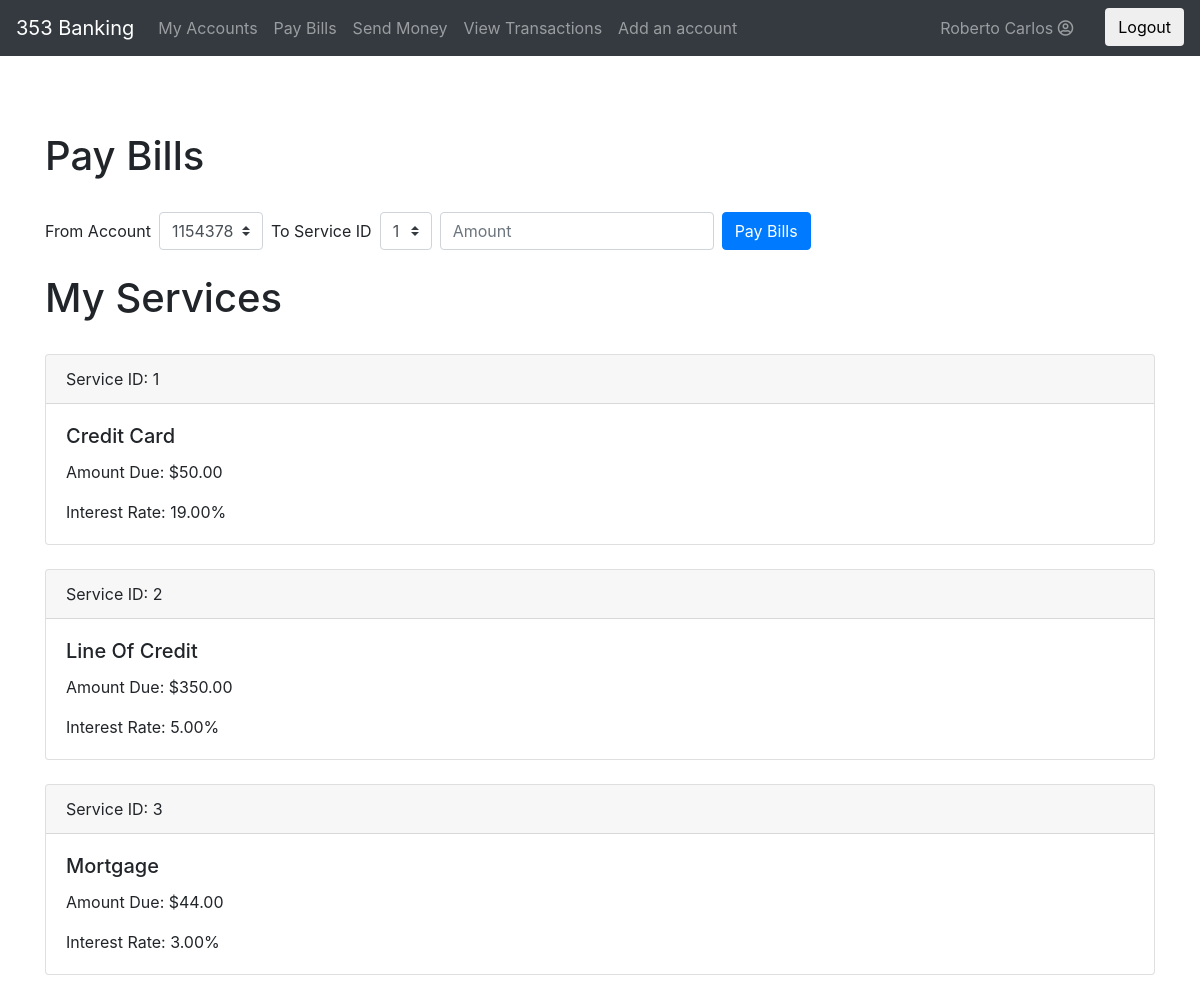
The page /index.php?page=bills (signed in) on the database its author committed.
### tables this page shows
CREATE TABLE `client_service` (
  `client_id` int(11) NOT NULL,
  `service_id` int(11) NOT NULL,
  `amount_due` decimal(11,2) DEFAULT NULL,
  PRIMARY KEY (`client_id`,`service_id`),
  FOREIGN KEY (`client_id`) REFERENCES client (`client_id`),
  FOREIGN KEY (`service_id`) REFERENCES service (`service_id`)
);

CREATE TABLE `service` (
  `service_id` int(11) NOT NULL AUTO_INCREMENT,
  `service_name` varchar(255) DEFAULT NULL,
  `manager_id` int(11) DEFAULT NULL,
  `service_interest` decimal(5,2) DEFAULT NULL,
  `charge_plan_id` int(11) DEFAULT NULL,
  `service_type` varchar(255) DEFAULT NULL,
  PRIMARY KEY (`service_id`),
  FOREIGN KEY (`charge_plan_id`) REFERENCES `charge_plan` (`charge_id`),
  FOREIGN KEY (`manager_id`) REFERENCES `employee` (`employee_id`)
);

### classes/account/accountDAO.php (called while the page is built, shortened)
<?php
require_once 'account.php';
class AccountDAO {
	private $connectString;
	private $user;
	private $password;
	function __construct() {
		$this->connectString = "mysql:host=localhost;dbname=gec353_2;charset=utf8mb4";
		$this->user = "root";
		$this->password = "";
	}
	public function getAccountsByClient($id) {
		try {
			$pdo = new PDO($this->connectString, $this->user, $this->password);
			$pdo->setAttribute(PDO::ATTR_ERRMODE, PDO::ERRMODE_EXCEPTION);
			$stmt = $pdo->prepare("SELECT *
					FROM account
					JOIN client_account ON client_account.account_number = account.account_number
					JOIN client ON client_account.client_id = client.client_id
					WHERE client.client_id=:id");
			$stmt->bindValue(':id', $id);
			$stmt->execute();
			$stmt->setFetchMode(PDO::FETCH_CLASS | PDO::FETCH_PROPS_LATE, 'Account');
			while ($account = $stmt->fetch()) {
				$responseRow["number"] = $account->getNumber();
				$responseRow["type"] = $account->getType();
				$responseRow["balance"] = $account->getBalance();
				$responseRow["chargeId"] = $account->getChargeId();
				$responseRow["interest"] = $account->getInterest();
				$responseRow["category"] = $account->getCategory();
				$response[] = $responseRow;
			}
			return $response;
		} catch (PDOException $e) {
			echo ($e->getMessage());
		} finally {
			unset($pdo);
		}
	}
}

### classes/account/account.php (called while the page is built, shortened)
<?php
	class Account {
		private $account_number;
		private $account_type;
		private $balance;
		private $charge_plan_id;
		private $account_interest;
		private $account_category;
		public function getNumber(){
			return $this->account_number;
		}
		public function setNumber($account_number){
			$this->account_number = $account_number;
		}
		public function getType(){
			return $this->account_type;
		}
		public function setType($account_type){
			$this->account_type = $account_type;
		}
		public function getBalance(){
			return $this->balance;
		}
		public function setBalance($balance){
			$this->balance = $balance;
		}
		public function getChargeId(){
			return $this->charge_plan_id;
		}
		public function setChargeId($charge_plan_id){
			$this->charge_plan_id = $charge_plan_id;
		}
		public function getInterest(){
			return $this->account_interest;
		}
		public function setInterest($account_interest){
			$this->account_interest = $account_interest;
		}
		public function getCategory(){
			return $this->account_category;
		}
		public function setCategory($account_category){
			$this->account_category = $account_category;
		}
	}

### classes/service/serviceDAO.php (called while the page is built, shortened)
<?php
require_once 'service.php';
class ServiceDAO {
	private $connectString;
	private $user;
	private $password;
	function __construct() {
		$this->connectString = "mysql:host=localhost;dbname=gec353_2;charset=utf8mb4";
		$this->user = "root";
		$this->password = "";
	}
	public function getServicesByClient($id) {
		try {
			$pdo = new PDO($this->connectString, $this->user, $this->password);
			$pdo->setAttribute(PDO::ATTR_ERRMODE, PDO::ERRMODE_EXCEPTION);
			$stmt = $pdo->prepare("SELECT *
					FROM service
					JOIN client_service ON service.service_id = client_service.service_id
					JOIN client ON client_service.client_id = client.client_id
					WHERE client.client_id=:id");
			$stmt->bindValue(':id', $id);
			$stmt->execute();
			$stmt->setFetchMode(PDO::FETCH_CLASS | PDO::FETCH_PROPS_LATE, 'Service');
			$response = [];
			while ($service = $stmt->fetch()) {
				$responseRow["id"] = $service->getId();
				$responseRow["name"] = $service->getName();
				$responseRow["interestRate"] = $service->getInterestRate();
				$responseRow["managerId"] = $service->getManagerId();
				$responseRow["chargeId"] = $service->getChargeId();
				$responseRow["amount_due"] = $service->getAmountDue();
				$response[] = $responseRow;
			}
			return $response;
		} catch (PDOException $e) {
			echo ($e->getMessage());
		} finally {
			unset($pdo);
		}
	}
}

### classes/service/service.php (called while the page is built, shortened)
<?php
class Service {
	private $service_id;
	private $service_name;
	private $service_interest;
	private $manager_id;
	private $charge_plan_id;
	private $amount_due;
	public function getId() {
		return $this->service_id;
	}
	public function setId($service_id) {
		$this->service_id = $service_id;
	}
	public function getName() {
		return $this->service_name;
	}
	public function setName($service_name) {
		$this->service_name = $service_name;
	}
	public function getInterestRate() {
		return $this->service_interest;
	}
	public function setInterestRate($service_interest) {
		$this->service_interest = $service_interest;
	}
	public function getManagerId() {
		return $this->manager_id;
	}
	public function setManagerId($manager_id) {
		$this->manager_id = $manager_id;
	}
	public function getChargeId() {
		return $this->charge_plan_id;
	}
	public function setChargeId($charge_plan_id) {
		$this->charge_plan_id = $charge_plan_id;
	}
	public function getAmountDue() {
		return $this->amount_due;
	}
	public function setAmountDue($amount_due) {
		$this->amount_due = $amount_due;
	}
}

### views/pay_bills.php (the view, shortened to what this page needs)
<?php
include 'classes/account/accountDAO.php';
include 'classes/service/serviceDAO.php';
?>
<main role="main" class="container my-5">
    <h1> Pay Bills </h1>
    <form class="form-inline" action="actions.php" method="post">
        <label class="mr-sm-2" for="inlineFormCustomSelect">From Account </label>
        <select class="custom-select mr-sm-2" id="inlineFormCustomSelect" name="from">
            <?php
$db = new AccountDAO();
foreach ($db->getAccountsByClient($_SESSION['client']['id']) as $account) {
	?>
            <option value="<?php echo $account['number'] ?>"><?php echo $account['number'] ?></option>
            <?php }?>
        </select>
        <label class="mr-sm-2" for="inlineFormCustomSelect">To Service ID </label>
        <select class="custom-select mr-sm-2" id="inlineFormCustomSelect" name="to">
            <?php
$db = new serviceDAO();
foreach ($db->getServicesByClient($_SESSION['client']['id']) as $service) {
	?>
            <option value="<?php echo $service['id'] ?>"><?php echo $service['id'] ?></option>
            <?php }?>
        </select>
        <input type="number" class="form-control mb-2 mr-sm-2 mb-sm-0" id="inlineFormInputGroup" placeholder="Amount" name="amount">
        <button type="submit" class="btn btn-primary" name="paybills">Pay Bills</button>
    </form>
    <br/>
    <h1> My Services </h1>
    <br/>
    <?php
foreach ($db->getServicesByClient($_SESSION['client']['id']) as $service) {
	?>
    <div class="card">
        <div class="card-header">
            <?php echo 'Service ID: ' . $service['id']; ?>
        </div>
        <div class="card-body">
            <h5 class="card-title"><?php echo ucwords($service['name']); ?></h5>
            <p class="card-text">Amount Due: $<?php echo $service['amount_due']; ?></p>
            <p class="card-text">Interest Rate: <?php echo $service['interestRate']; ?>%</p>
        </div>
    </div>
    <br/>
    <?php }?>
    <br/>
</main>

### static/css/mystyle.css (style rules this page uses)
html { position: relative; min-height: 100%; }
body { padding-top: 1.5rem; margin-bottom: 60px; }
body > .container { padding: 60px 15px 0; }

### rows shown on the page
client_service: id "1", service.service_name "Credit Card", amount_due "50.00", service.service_interest "19.00"
client_service: id "2", service.service_name "Line Of Credit", amount_due "350.00", service.service_interest "5.00"
client_service: id "3", service.service_name "Mortgage", amount_due "44.00", service.service_interest "3.00"

### other values the page prints
$_SESSION['client']['firstName'] "Roberto"
$_SESSION['client']['lastName'] "Carlos"
form field from "1154378"
form field to "1"
